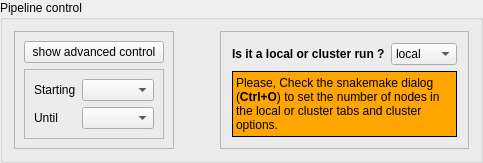
       <widget class="QGroupBox" name="groupBox">
        <property name="sizePolicy">
         <sizepolicy hsizetype="MinimumExpanding" vsizetype="Maximum">
          <horstretch>0</horstretch>
          <verstretch>0</verstretch>
         </sizepolicy>
        </property>
        <property name="minimumSize">
         <size>
          <width>0</width>
          <height>90</height>
         </size>
        </property>
        <property name="title">
         <string>Pipeline control</string>
        </property>
        <layout class="QGridLayout" name="gridLayout_15" columnstretch="1,0,2">
         <item row="0" column="0">
          <widget class="QFrame" name="frame">
           <property name="frameShape">
            <enum>QFrame::StyledPanel</enum>
           </property>
           <property name="frameShadow">
            <enum>QFrame::Raised</enum>
           </property>
           <layout class="QGridLayout" name="gridLayout_17">
            <item row="1" column="0">
             <widget class="QFrame" name="frame_control">
              <property name="frameShape">
               <enum>QFrame::StyledPanel</enum>
              </property>
              <property name="frameShadow">
               <enum>QFrame::Raised</enum>
              </property>
              <layout class="QGridLayout" name="gridLayout_16">
               <item row="1" column="1">
                <layout class="QFormLayout" name="formLayout">
                 <item row="2" column="0">
                  <widget class="QLabel" name="label_2">
                   <property name="text">
                    <string>Starting</string>
                   </property>
                  </widget>
                 </item>
                 <item row="2" column="1">
                  <widget class="QComboBox" name="starting_box"/>
                 </item>
                 <item row="3" column="1">
                  <widget class="QComboBox" name="until_box">
                   <property name="editable">
                    <bool>false</bool>
                   </property>
                   <property name="currentText">
                    <string/>
                   </property>
                  </widget>
                 </item>
                 <item row="3" column="0">
                  <widget class="QLabel" name="label">
                   <property name="text">
                    <string>Until</string>
                   </property>
                  </widget>
                 </item>
                </layout>
               </item>
              </layout>
             </widget>
            </item>
            <item row="0" column="0">
             <widget class="QPushButton" name="show_advanced_control">
              <property name="text">
               <string>show advanced control</string>
              </property>
             </widget>
            </item>
           </layout>
          </widget>
         </item>
         <item row="0" column="1">
          <spacer name="horizontalSpacer">
           <property name="orientation">
            <enum>Qt::Horizontal</enum>
           </property>
           <property name="sizeHint" stdset="0">
            <size>
             <width>40</width>
             <height>20</height>
            </size>
           </property>
          </spacer>
         </item>
         <item row="0" column="2">
          <widget class="QFrame" name="frame_3">
           <property name="frameShape">
            <enum>QFrame::StyledPanel</enum>
           </property>
           <property name="frameShadow">
            <enum>QFrame::Raised</enum>
           </property>
           <layout class="QGridLayout" name="gridLayout_18">
            <item row="0" column="2">
             <layout class="QHBoxLayout" name="horizontalLayout_3" stretch="1">
              <property name="leftMargin">
               <number>2</number>
              </property>
              <property name="topMargin">
               <number>2</number>
              </property>
              <property name="rightMargin">
               <number>2</number>
              </property>
              <property name="bottomMargin">
               <number>2</number>
              </property>
              <item>
               <layout class="QVBoxLayout" name="verticalLayout_5">
                <item>
                 <layout class="QHBoxLayout" name="horizontalLayout_5">
                  <item>
                   <widget class="QLabel" name="label_3">
                    <property name="text">
                     <string>&lt;b&gt;Is it a local or cluster run ?&lt;/b&gt;</string>
                    </property>
                   </widget>
                  </item>
                  <item>
                   <widget class="QComboBox" name="comboBox_local">
                    <item>
                     <property name="text">
                      <string>local</string>
                     </property>
                    </item>
                    <item>
                     <property name="text">
                      <string>cluster</string>
                     </property>
                    </item>
                   </widget>
                  </item>
                 </layout>
                </item>
                <item>
                 <widget class="QLabel" name="label_4">
                  <property name="autoFillBackground">
                   <bool>false</bool>
                  </property>
                  <property name="styleSheet">
                   <string notr="true">background-color:orange</string>
                  </property>
                  <property name="frameShape">
                   <enum>QFrame::Box</enum>
                  </property>
                  <property name="text">
                   <string>&lt;html&gt;&lt;head/&gt;&lt;body&gt;&lt;p&gt;Please, Check the snakemake dialog (&lt;span style=&quot; font-weight:600;&quot;&gt;Ctrl+O&lt;/span&gt;) to set the number of nodes in the local or cluster tabs and cluster options.&lt;/p&gt;&lt;/body&gt;&lt;/html&gt;</string>
                  </property>
                  <property name="wordWrap">
                   <bool>true</bool>
                  </property>
                  <property name="margin">
                   <number>1</number>
                  </property>
                 </widget>
                </item>
               </layout>
              </item>
             </layout>
            </item>
           </layout>
          </widget>
         </item>
        </layout>
       </widget>
